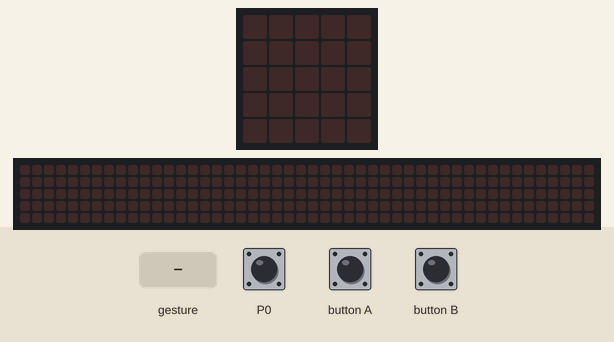
Simulated run of this program. Board: BBC micro:bit (MakeCode). Parts: the board's 5×5 LED display, a strip that is not on the board, showing the scrolling text unrolled. The test bench sets the inputs (shaded band). A tilt is held for 1.5 s and a shake lasts 1 s, then the board lies face up again; the 48×5 strip is a reading aid, not a part: it shows the text the display is scrolling, unrolled, one strip-width of it at a time.

Above: at 1.2 s.
1.3 s: button B pressed for 0.15 s
At 1.5 s:
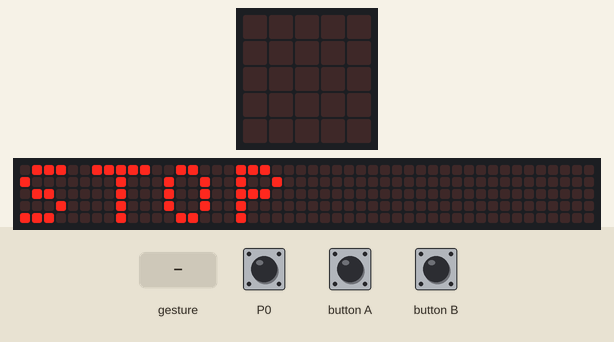
At 1.9 s:
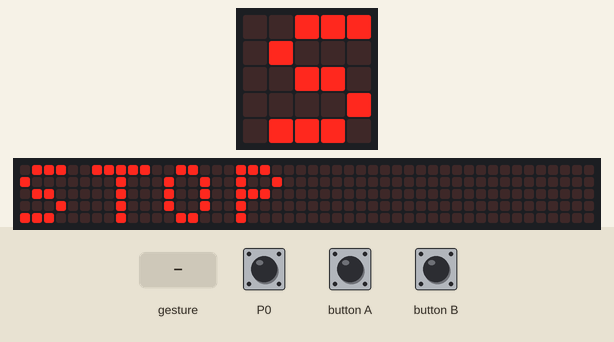
4.3 s: touch pin P0 pressed for 0.15 s
At 4.52 s:
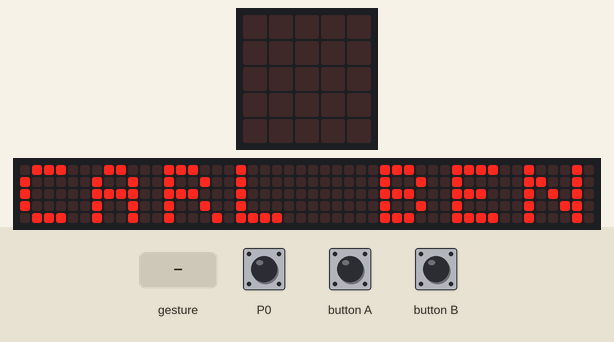
7.3 s: button A pressed for 0.15 s
10.4 s: button B pressed for 0.15 s
13.5 s: gesture 'shake'
16.5 s: touch pin P0 pressed for 0.15 s
At 28.37 s:
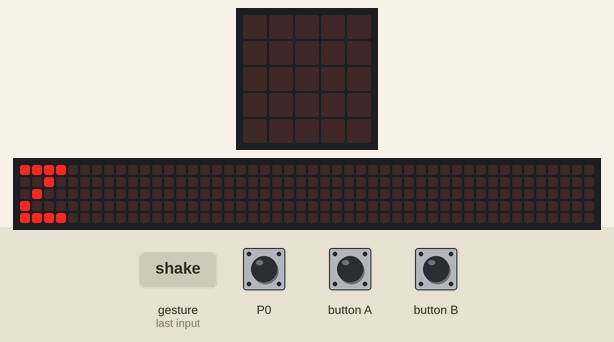

The program:

main.ts
```typescript
let status = 'started',
    score = 0;

function start() {
    status = 'started';
    do {
        basic.showString('IGS', 100);
        score++;
    } while (status == 'started');
}

function stop() {
    status = 'stopped';
    basic.showString('STOP',100)
}

input.onShake(function() {
    basic.showNumber(score);
});
input.onButtonPressed(Button.A, start);
input.onButtonPressed(Button.B, stop);
input.onPinPressed(TouchPin.P0, function() {
    basic.showString('CARL BENZ');
})
```

test.ts
```typescript
// тут проходять випробування; ця компіляція не відбуватиметься, коли цей пакет використовуватиметься як розширення.
```

Measured:
- after the input at 1.3 s, the display: changes after 0.15 s (image 1)
- after the input at 4.3 s, the display: changes after 0.15 s (image 3)
- after the input at 16.5 s, the display: first differs from a run without the input after 3.1 s (image 4 shows a later state)
- what the display in image 4 shows lasts 0.4 s, from 28.2 s to 28.6 s
